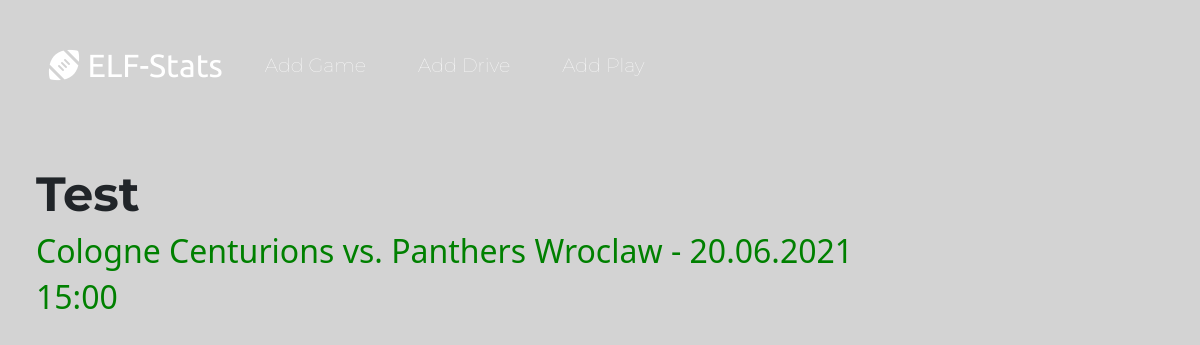
Screenshot of /game/1 with the database file from the repository.
### main.py (models this page shows)
class GameInfo(db.Model):
    id = db.Column(db.Integer, primary_key=True)
    home = db.Column(db.String, nullable=False)
    away = db.Column(db.String, nullable=False)
    date = db.Column(db.String, nullable=False)
    time = db.Column(db.String, nullable=False)
    weather = db.Column(db.String, nullable=False)
    stadium = db.Column(db.String, nullable=False)

class OverallDrive(db.Model):
    id = db.Column(db.Integer, primary_key=True)
    time_received = db.Column(db.String, nullable=True)
    how_ball_obtained = db.Column(db.String, nullable=True)
    time_lost = db.Column(db.String, nullable=True)
    drive_began = db.Column(db.String, nullable=True)
    last_snap = db.Column(db.String, nullable=True)
    how_given_up = db.Column(db.String, nullable=True)

### main.py (the view)
@app.route("/game/<int:index>")
def show_game(index):
    game_info = GameInfo.query.get(index)
    drive_info = OverallDrive.query.get(index)
    if game_info.id == index:
        requested_game = db.session.query(GameInfo).all()[index]
        requested_drives = db.session.query(OverallDrive).all()[index-4]
    return render_template("game.html", game=requested_game, drives=requested_drives)

### templates/game.html
{% extends 'base.html' %}
{% import "bootstrap/wtf.html" as wtf %}
{% block content %}
<h1>Test</h1>
<h2>{{game.home}} vs. {{game.away}} - {{game.date}}</h2>
<h2>{{drives.time_received}}</h2>
{% endblock %}

### static/css/styles.css (style rules this page uses)
h1 { font-size: 3rem; font-family: 'Montserrat', sans-serif; font-weight: bold; }
h2 { color: green; }
body { margin: 3%; background-color: lightgrey; }

### rows the page displays
GameInfo: home "Cologne Centurions", away "Panthers Wroclaw", date "20.06.2021"
OverallDrive: time_received "15:00"
